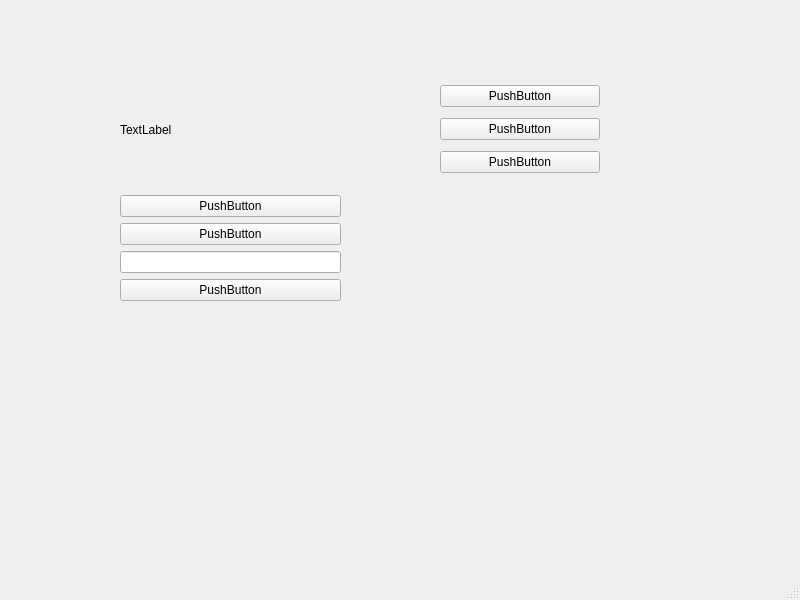
<?xml version="1.0" encoding="UTF-8"?>
<ui version="4.0">
 <class>MainWindow</class>
 <widget class="QMainWindow" name="MainWindow">
  <property name="geometry">
   <rect>
    <x>0</x>
    <y>0</y>
    <width>800</width>
    <height>600</height>
   </rect>
  </property>
  <property name="windowTitle">
   <string>MainWindow</string>
  </property>
  <widget class="QWidget" name="centralwidget">
   <widget class="QWidget" name="verticalLayoutWidget">
    <property name="geometry">
     <rect>
      <x>440</x>
      <y>80</y>
      <width>160</width>
      <height>100</height>
     </rect>
    </property>
    <layout class="QVBoxLayout" name="verticalLayout_2">
     <item>
      <widget class="QPushButton" name="pushButton_4">
       <property name="text">
        <string>PushButton</string>
       </property>
      </widget>
     </item>
     <item>
      <widget class="QPushButton" name="pushButton_6">
       <property name="text">
        <string>PushButton</string>
       </property>
      </widget>
     </item>
     <item>
      <widget class="QPushButton" name="pushButton_5">
       <property name="text">
        <string>PushButton</string>
       </property>
      </widget>
     </item>
    </layout>
   </widget>
   <widget class="QWidget" name="">
    <property name="geometry">
     <rect>
      <x>120</x>
      <y>70</y>
      <width>221</width>
      <height>231</height>
     </rect>
    </property>
    <layout class="QVBoxLayout" name="verticalLayout">
     <item>
      <widget class="QLabel" name="label">
       <property name="text">
        <string>TextLabel</string>
       </property>
      </widget>
     </item>
     <item>
      <widget class="QPushButton" name="pushButton">
       <property name="text">
        <string>PushButton</string>
       </property>
      </widget>
     </item>
     <item>
      <widget class="QPushButton" name="pushButton_2">
       <property name="text">
        <string>PushButton</string>
       </property>
      </widget>
     </item>
     <item>
      <widget class="QLineEdit" name="lineEdit"/>
     </item>
     <item>
      <widget class="QPushButton" name="pushButton_3">
       <property name="text">
        <string>PushButton</string>
       </property>
      </widget>
     </item>
    </layout>
   </widget>
  </widget>
  <widget class="QMenuBar" name="menubar">
   <property name="geometry">
    <rect>
     <x>0</x>
     <y>0</y>
     <width>800</width>
     <height>22</height>
    </rect>
   </property>
  </widget>
  <widget class="QStatusBar" name="statusbar"/>
 </widget>
 <resources/>
 <connections/>
</ui>
